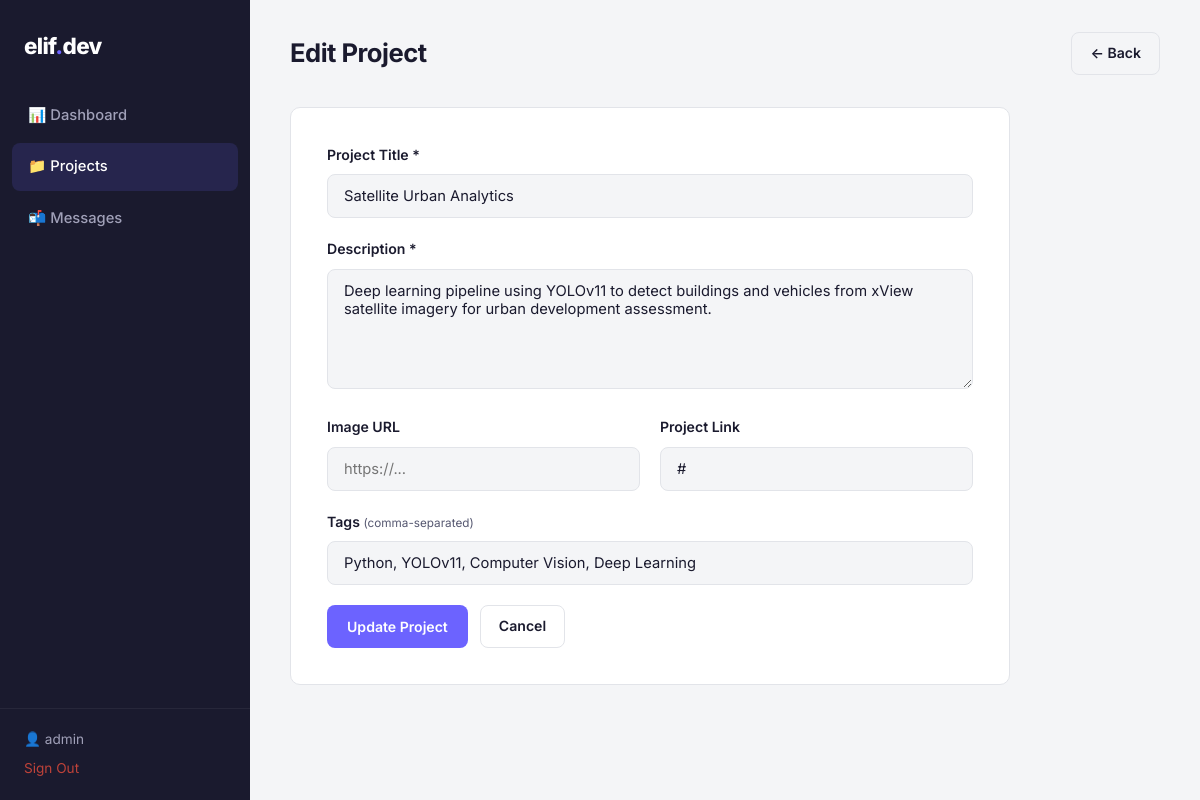
The app's page /admin/project_form.php?id=2 (signed in) with its own data.
### tables this page shows
CREATE TABLE IF NOT EXISTS projects (
    id INT AUTO_INCREMENT PRIMARY KEY,
    title VARCHAR(255) NOT NULL,
    description TEXT NOT NULL,
    image_url VARCHAR(500) DEFAULT NULL,
    link VARCHAR(500) DEFAULT NULL,
    tags VARCHAR(500) DEFAULT NULL,
    created_at TIMESTAMP DEFAULT CURRENT_TIMESTAMP
);

### admin/project_form.php (the view, shortened to what this page needs)
<?php
require_once __DIR__ . '/../includes/db.php';
$editing = false;
$project = ['id' => '', 'title' => '', 'description' => '', 'image_url' => '', 'link' => '', 'tags' => ''];
if (isset($_GET['id'])) {
    $editing = true;
    $stmt = $pdo->prepare('SELECT * FROM projects WHERE id = :id');
    $stmt->execute([':id' => (int) $_GET['id']]);
    $found = $stmt->fetch();
    if ($found) {
        $project = $found;
    } else {
        header('Location: projects.php');
        exit;
    }
}
?>
<!DOCTYPE html>
<html lang="en">
<head>
    <link rel="stylesheet" href="../css/admin.css">
</head>
<body>
    <div class="admin-layout">
        <aside class="sidebar">
            <div class="sidebar-logo">elif<span>.</span>dev</div>
            <nav class="sidebar-nav">
                <a href="index.php">📊 Dashboard</a>
                <a href="projects.php" class="active">📁 Projects</a>
                <a href="messages.php">📬 Messages</a>
            </nav>
            <div class="sidebar-footer">
                <span class="sidebar-user">👤 <?= htmlspecialchars($_SESSION['admin_user']) ?></span>
                <a href="logout.php" class="sidebar-logout">Sign Out</a>
            </div>
        </aside>
        <main class="admin-main">
            <header class="admin-header">
                <h1><?= $editing ? 'Edit Project' : 'Add New Project' ?></h1>
                <a href="projects.php" class="btn btn-outline-sm">&larr; Back</a>
            </header>
            <form method="POST" class="admin-form">
                <div class="form-group">
                    <label for="title">Project Title *</label>
                    <input type="text" id="title" name="title" value="<?= htmlspecialchars($project['title']) ?>" required>
                </div>
                <div class="form-group">
                    <label for="description">Description *</label>
                    <textarea id="description" name="description" rows="5" required><?= htmlspecialchars($project['description']) ?></textarea>
                </div>
                <div class="form-row">
                    <div class="form-group">
                        <label for="image_url">Image URL</label>
                        <input type="text" id="image_url" name="image_url" value="<?= htmlspecialchars($project['image_url']) ?>" placeholder="https://...">
                    </div>
                    <div class="form-group">
                        <label for="link">Project Link</label>
                        <input type="text" id="link" name="link" value="<?= htmlspecialchars($project['link']) ?>" placeholder="https://...">
                    </div>
                </div>
                <div class="form-group">
                    <label for="tags">Tags <small>(comma-separated)</small></label>
                    <input type="text" id="tags" name="tags" value="<?= htmlspecialchars($project['tags']) ?>" placeholder="Python, AI, TensorFlow">
                </div>
                <div class="form-actions">
                    <button type="submit" class="btn btn-primary-sm"><?= $editing ? 'Update Project' : 'Create Project' ?></button>
                    <a href="projects.php" class="btn btn-outline-sm">Cancel</a>
                </div>
            </form>
        </main>
    </div>
</body>
</html>

### css/admin.css (style rules this page uses)
:root { --admin-bg: #f4f5f7; --admin-surface: #ffffff; --admin-text: #1a1a2e; --admin-text-secondary: #555770; --admin-accent: #6c63ff; --admin-accent-hover: #5a52d5; --admin-border: #e2e4e9; --admin-sidebar-bg: #1a1a2e; --admin-sidebar-text: #a0a0b8; --admin-sidebar-active: #ffffff; --admin-danger: #e74c3c; --admin-success: #27ae60; --admin-radius: 10px; --admin-transition: 0.25s ease; --font-main: 'Inter', -apple-system, BlinkMacSystemFont, 'Segoe UI', sans-serif; }
*, *::before, *::after { margin: 0; padding: 0; box-sizing: border-box; }
body { font-family: var(--font-main); background: var(--admin-bg); color: var(--admin-text); line-height: 1.6; -webkit-font-smoothing: antialiased; }
a { color: var(--admin-accent); text-decoration: none; }
.admin-layout { display: flex; min-height: 100vh; }
.sidebar { width: 250px; background: var(--admin-sidebar-bg); color: var(--admin-sidebar-text); display: flex; flex-direction: column; position: fixed; top: 0; left: 0; bottom: 0; z-index: 100; }
.sidebar-logo { padding: 28px 24px; font-size: 1.4rem; font-weight: 800; color: #fff; letter-spacing: -0.03em; }
.sidebar-logo span { color: var(--admin-accent); }
.sidebar-nav { flex: 1; display: flex; flex-direction: column; gap: 4px; padding: 0 12px; }
.sidebar-nav a { display: flex; align-items: center; gap: 10px; padding: 12px 16px; border-radius: 8px; color: var(--admin-sidebar-text); font-size: 0.92rem; font-weight: 500; transition: all var(--admin-transition); }
.sidebar-nav a.active { background: rgba(108, 99, 255, 0.15); color: var(--admin-sidebar-active); }
.sidebar-footer { padding: 20px 24px; border-top: 1px solid rgba(255, 255, 255, 0.06); display: flex; flex-direction: column; gap: 8px; }
.sidebar-user { font-size: 0.85rem; }
.sidebar-logout { font-size: 0.85rem; color: var(--admin-danger) !important; opacity: 0.8; transition: opacity var(--admin-transition); }
.admin-main { flex: 1; margin-left: 250px; padding: 32px 40px; }
.admin-header { display: flex; align-items: center; justify-content: space-between; margin-bottom: 32px; }
.admin-header h1 { font-size: 1.6rem; font-weight: 700; letter-spacing: -0.02em; }
.btn { display: inline-flex; align-items: center; gap: 6px; font-family: var(--font-main); font-weight: 600; cursor: pointer; transition: all var(--admin-transition); border: none; text-decoration: none; }
.btn-primary, .btn-primary-sm { background: var(--admin-accent); color: #fff; border-radius: 8px; }
.btn-primary-sm { padding: 10px 20px; font-size: 0.88rem; }
.btn-outline-sm { padding: 9px 18px; font-size: 0.88rem; border-radius: 8px; border: 1.5px solid var(--admin-border); background: transparent; color: var(--admin-text); }
.admin-form { background: var(--admin-surface); border: 1px solid var(--admin-border); border-radius: var(--admin-radius); padding: 36px; max-width: 720px; }
.form-group { margin-bottom: 20px; }
.form-group label { display: block; font-size: 0.88rem; font-weight: 600; margin-bottom: 8px; color: var(--admin-text); }
.form-group label small { font-weight: 400; color: var(--admin-text-secondary); }
.form-group input, .form-group textarea { width: 100%; padding: 12px 16px; border: 1.5px solid var(--admin-border); border-radius: 8px; background: var(--admin-bg); color: var(--admin-text); font-family: var(--font-main); font-size: 0.92rem; transition: border-color var(--admin-transition), box-shadow var(--admin-transition); outline: none; }
.form-group textarea { resize: vertical; min-height: 120px; }
.form-row { display: grid; grid-template-columns: 1fr 1fr; gap: 20px; }
.form-actions { display: flex; gap: 12px; margin-top: 8px; }

### records on screen
projects: title "Satellite Urban Analytics", description "Deep learning pipeline using YOLOv11 to detect buildings and vehicles from xView satellite imagery for urban development assessment.", link "#", tags "Python, YOLOv11, Computer Vision, Deep Learning"

### other values on screen
$_SESSION['admin_user'] "admin"
